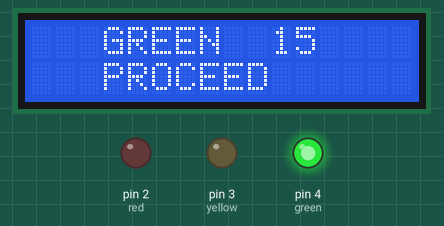
Recording of a sketch running on a simulated Arduino Uno, built with avr-gcc and run on an emulated ATmega328P. Parts: 16×2 character LCD, output pins drawn as LEDs (lit = HIGH).

Above: at 0.1 s.
At 4.1 s:
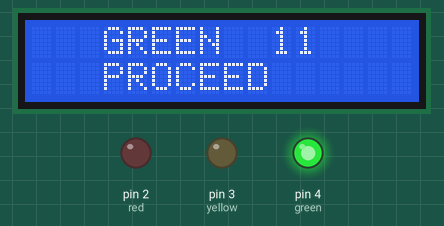
At 9.2 s:
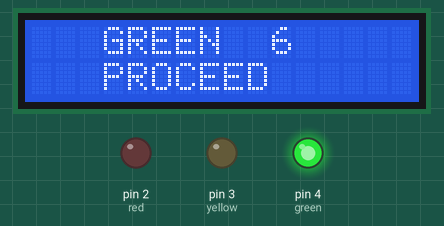
At 18.2 s:
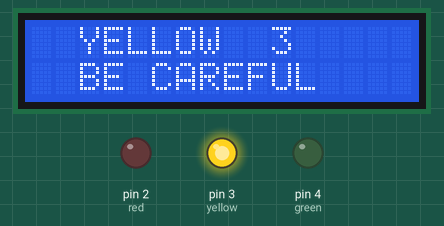
At 27.2 s:
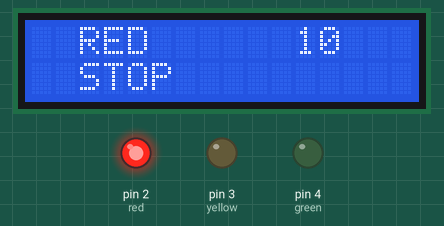
At 37.3 s:
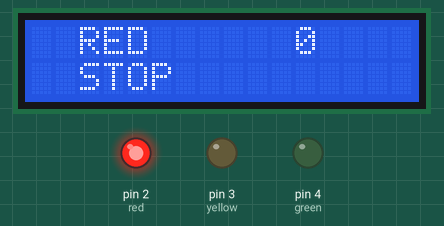
Timing chart, 0 to 39.7 s (numbered marks = the images above):
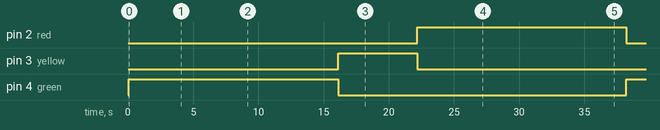

The sketch:

code_en_US.ino
```cpp
// C++ code
//

#include <LiquidCrystal.h>
LiquidCrystal lcd(12, 11, 5, 8, 6, 7);

#define green 4
#define yellow 3
#define red 2
int sgs_green = 15;
int sgs_yellow = 5;
int sgs_red = 15;

void setup()
{
  pinMode(green, OUTPUT);
  pinMode(yellow, OUTPUT);
  pinMode(red, OUTPUT);
  lcd.begin(16,2);
}

void loop()
{
  //Clean the screen
  lcd.clear();

  // Turn off the red LED and turn on the green
  digitalWrite(red, 0); // This line is to the second Loop
  digitalWrite(green, 1);
  for (int sg=0; sg<=sgs_green; sg++){
    lcd.setCursor(3, 0);
  	lcd.print("GREEN");

    lcd.setCursor(3, 1);
  	lcd.print("PROCEED");

  	lcd.setCursor(10, 0);
  	lcd.print(sgs_green-sg);

    delay(1000);
    lcd.clear();
  }
  // Turn off the green LED and turn on the yellow
  digitalWrite(green, 0);
  digitalWrite(yellow, 1);
  for (int sg=0; sg<=sgs_yellow; sg++){
    lcd.setCursor(2, 0);
  	lcd.print("YELLOW");

    lcd.setCursor(2, 1);
  	lcd.print("BE CAREFUL");

  	lcd.setCursor(10, 0);
  	lcd.print(sgs_yellow-sg);

    delay(1000);
    lcd.clear();
  }
  // Turn off the yellow LED and turn on the red
  digitalWrite(yellow, 0);
  digitalWrite(red, 1);
  for (int sg=0; sg<=sgs_red; sg++){
    lcd.setCursor(2, 0);
  	lcd.print("RED");

    lcd.setCursor(2, 1);
  	lcd.print("STOP");

  	lcd.setCursor(11, 0);
  	lcd.print(sgs_red-sg);

    delay(1000);
    lcd.clear();
  }

}
```

Measured:
- by itself, pin 2 (red): LOW → HIGH at 22.2 s, → LOW 16.1 s later
- by itself, pin 3 (yellow): LOW → HIGH at 16.1 s, → LOW 6.0 s later
- by itself, pin 4 (green): LOW → HIGH at 0.06 s, → LOW 16.1 s later, → HIGH 22.1 s later
- what the display in image 1 shows lasts 1.0 s, from 4.1 s to 5.1 s
